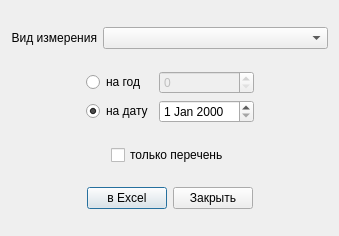
<?xml version="1.0" encoding="UTF-8"?>
<ui version="4.0">
 <class>Dialog</class>
 <widget class="QDialog" name="Dialog">
  <property name="geometry">
   <rect>
    <x>0</x>
    <y>0</y>
    <width>339</width>
    <height>236</height>
   </rect>
  </property>
  <property name="windowTitle">
   <string>График поверки средств измерения</string>
  </property>
  <layout class="QVBoxLayout" name="verticalLayout">
   <item>
    <layout class="QHBoxLayout" name="horizontalLayout_3">
     <item>
      <widget class="QLabel" name="label">
       <property name="sizePolicy">
        <sizepolicy hsizetype="Fixed" vsizetype="Preferred">
         <horstretch>0</horstretch>
         <verstretch>0</verstretch>
        </sizepolicy>
       </property>
       <property name="text">
        <string>Вид измерения</string>
       </property>
       <property name="alignment">
        <set>Qt::AlignRight|Qt::AlignTrailing|Qt::AlignVCenter</set>
       </property>
      </widget>
     </item>
     <item>
      <widget class="QComboBox" name="comboBox"/>
     </item>
    </layout>
   </item>
   <item>
    <layout class="QGridLayout" name="gridLayout">
     <item row="0" column="1">
      <widget class="QRadioButton" name="radioButton">
       <property name="text">
        <string>на год</string>
       </property>
      </widget>
     </item>
     <item row="1" column="1">
      <widget class="QRadioButton" name="radioButton_2">
       <property name="text">
        <string>на дату</string>
       </property>
       <property name="checked">
        <bool>true</bool>
       </property>
      </widget>
     </item>
     <item row="1" column="4">
      <widget class="QDateEdit" name="dateEdit"/>
     </item>
     <item row="0" column="4">
      <widget class="QSpinBox" name="spinBox">
       <property name="enabled">
        <bool>false</bool>
       </property>
       <property name="maximum">
        <number>9999</number>
       </property>
      </widget>
     </item>
     <item row="0" column="0">
      <spacer name="horizontalSpacer_5">
       <property name="orientation">
        <enum>Qt::Horizontal</enum>
       </property>
       <property name="sizeHint" stdset="0">
        <size>
         <width>40</width>
         <height>20</height>
        </size>
       </property>
      </spacer>
     </item>
     <item row="0" column="5">
      <spacer name="horizontalSpacer_6">
       <property name="orientation">
        <enum>Qt::Horizontal</enum>
       </property>
       <property name="sizeHint" stdset="0">
        <size>
         <width>40</width>
         <height>20</height>
        </size>
       </property>
      </spacer>
     </item>
    </layout>
   </item>
   <item>
    <layout class="QHBoxLayout" name="horizontalLayout">
     <item>
      <spacer name="horizontalSpacer">
       <property name="orientation">
        <enum>Qt::Horizontal</enum>
       </property>
       <property name="sizeHint" stdset="0">
        <size>
         <width>40</width>
         <height>20</height>
        </size>
       </property>
      </spacer>
     </item>
     <item>
      <widget class="QCheckBox" name="checkBox">
       <property name="layoutDirection">
        <enum>Qt::LeftToRight</enum>
       </property>
       <property name="text">
        <string>только перечень</string>
       </property>
       <property name="checked">
        <bool>false</bool>
       </property>
      </widget>
     </item>
     <item>
      <spacer name="horizontalSpacer_2">
       <property name="orientation">
        <enum>Qt::Horizontal</enum>
       </property>
       <property name="sizeHint" stdset="0">
        <size>
         <width>40</width>
         <height>20</height>
        </size>
       </property>
      </spacer>
     </item>
    </layout>
   </item>
   <item>
    <layout class="QHBoxLayout" name="horizontalLayout_2">
     <item>
      <spacer name="horizontalSpacer_3">
       <property name="orientation">
        <enum>Qt::Horizontal</enum>
       </property>
       <property name="sizeHint" stdset="0">
        <size>
         <width>40</width>
         <height>20</height>
        </size>
       </property>
      </spacer>
     </item>
     <item>
      <widget class="QPushButton" name="pushButton">
       <property name="text">
        <string>в Excel</string>
       </property>
      </widget>
     </item>
     <item>
      <widget class="QPushButton" name="pushButton_2">
       <property name="text">
        <string>Закрыть</string>
       </property>
      </widget>
     </item>
     <item>
      <spacer name="horizontalSpacer_4">
       <property name="orientation">
        <enum>Qt::Horizontal</enum>
       </property>
       <property name="sizeHint" stdset="0">
        <size>
         <width>40</width>
         <height>20</height>
        </size>
       </property>
      </spacer>
     </item>
    </layout>
   </item>
  </layout>
 </widget>
 <resources/>
 <connections>
  <connection>
   <sender>pushButton_2</sender>
   <signal>clicked()</signal>
   <receiver>Dialog</receiver>
   <slot>close()</slot>
   <hints>
    <hint type="sourcelabel">
     <x>177</x>
     <y>144</y>
    </hint>
    <hint type="destinationlabel">
     <x>136</x>
     <y>89</y>
    </hint>
   </hints>
  </connection>
 </connections>
</ui>
